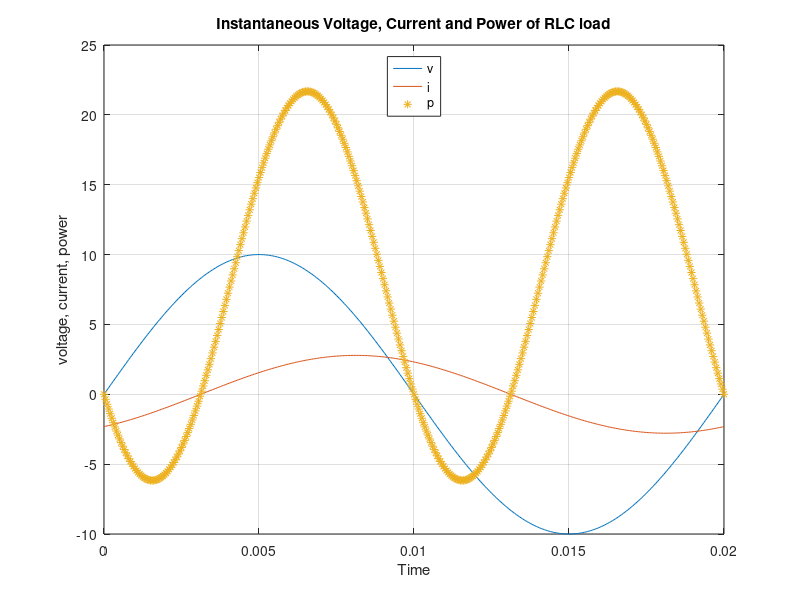

MATLAB code to generate this figure:
clear all; close all; clc;
t=0:0.00005:0.02;
f=50;
R=2;
L=6.4e-4;
C=0.001;
Xc=1/(2*pi*f*C);
Xl=2*pi*f*L;
Z=R-j*(Xl-Xc);
Vm=10;
Im=Vm/abs(Z);
anglez=angle(Z);
v=Vm*sin(2*pi*f*t);
i=Im*sin(2*pi*f*t-angle(Z));
p=v.*i;
plot(t,v,t,i,t,p,'*')
title('Instantaneous Voltage, Current and Power of RLC load')
grid
xlabel('Time')
ylabel('voltage, current, power')
legend('v','i','p','location','north')